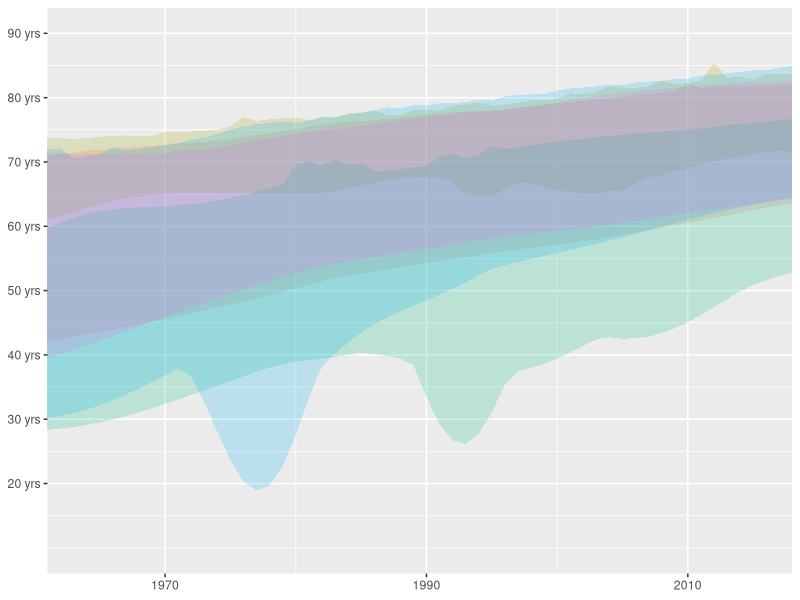

The R script that drew this image:
library(tidyverse)
library(scales)

world_bank_countries <- read_csv("data/world_bank_countries.csv")

life_expectancy <- world_bank_countries %>% 
  mutate(
    continent = as.factor(continent) %>% 
      fct_relevel("Americas", "Europe",
                  "Africa", "Asia", "Oceania")
  ) %>%
  group_by(continent, year) %>% 
  summarise(
    mean = mean(life_expectancy_at_birth, na.rm = TRUE),
    min = min(life_expectancy_at_birth, na.rm = TRUE),
    max = max(life_expectancy_at_birth, na.rm = TRUE)
  ) %>% 
  ungroup()


life_expectancy %>% 
  ggplot(aes(x = year,
             ymin = min,
             ymax = max,
             fill = continent)) +
  geom_ribbon(alpha = .2) +
  scale_fill_discrete(guide = "none") +
  scale_x_continuous(name = NULL,
                     expand = expansion(0),
                     breaks = seq(1970, 2010, 20)) +
  scale_y_continuous(breaks = seq(20, 90, 10),
                     limits = c(10, 90),
                     labels = label_number(suffix = " yrs"))
